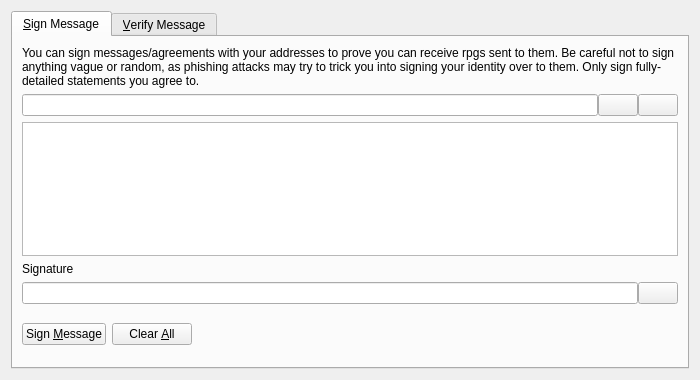
<?xml version="1.0" encoding="UTF-8"?>
<ui version="4.0">
 <class>SignVerifyMessageDialog</class>
 <widget class="QDialog" name="SignVerifyMessageDialog">
  <property name="geometry">
   <rect>
    <x>0</x>
    <y>0</y>
    <width>700</width>
    <height>380</height>
   </rect>
  </property>
  <property name="windowTitle">
   <string>Signatures - Sign / Verify a Message</string>
  </property>
  <property name="modal">
   <bool>true</bool>
  </property>
  <layout class="QVBoxLayout" name="verticalLayout">
   <item>
    <widget class="QTabWidget" name="tabWidget">
     <property name="currentIndex">
      <number>0</number>
     </property>
     <widget class="QWidget" name="tabSignMessage">
      <attribute name="title">
       <string>&amp;Sign Message</string>
      </attribute>
      <layout class="QVBoxLayout" name="verticalLayout_SM">
       <item>
        <widget class="QLabel" name="infoLabel_SM">
         <property name="text">
          <string>You can sign messages/agreements with your addresses to prove you can receive rpgs sent to them. Be careful not to sign anything vague or random, as phishing attacks may try to trick you into signing your identity over to them. Only sign fully-detailed statements you agree to.</string>
         </property>
         <property name="textFormat">
          <enum>Qt::PlainText</enum>
         </property>
         <property name="wordWrap">
          <bool>true</bool>
         </property>
        </widget>
       </item>
       <item>
        <layout class="QHBoxLayout" name="horizontalLayout_1_SM">
         <property name="spacing">
          <number>0</number>
         </property>
         <item>
          <widget class="QValidatedLineEdit" name="addressIn_SM">
           <property name="toolTip">
            <string>The RPG address to sign the message with</string>
           </property>
          </widget>
         </item>
         <item>
          <widget class="QPushButton" name="addressBookButton_SM">
           <property name="toolTip">
            <string>Choose previously used address</string>
           </property>
           <property name="text">
            <string/>
           </property>
           <property name="icon">
            <iconset resource="../rpg.qrc">
             <normaloff>:/icons/address-book</normaloff>:/icons/address-book</iconset>
           </property>
           <property name="shortcut">
            <string>Alt+A</string>
           </property>
           <property name="autoDefault">
            <bool>false</bool>
           </property>
          </widget>
         </item>
         <item>
          <widget class="QPushButton" name="pasteButton_SM">
           <property name="toolTip">
            <string>Paste address from clipboard</string>
           </property>
           <property name="text">
            <string/>
           </property>
           <property name="icon">
            <iconset resource="../rpg.qrc">
             <normaloff>:/icons/editpaste</normaloff>:/icons/editpaste</iconset>
           </property>
           <property name="shortcut">
            <string>Alt+P</string>
           </property>
           <property name="autoDefault">
            <bool>false</bool>
           </property>
          </widget>
         </item>
        </layout>
       </item>
       <item>
        <widget class="QPlainTextEdit" name="messageIn_SM">
         <property name="toolTip">
          <string>Enter the message you want to sign here</string>
         </property>
        </widget>
       </item>
       <item>
        <widget class="QLabel" name="signatureLabel_SM">
         <property name="text">
          <string>Signature</string>
         </property>
         <property name="textFormat">
          <enum>Qt::PlainText</enum>
         </property>
        </widget>
       </item>
       <item>
        <layout class="QHBoxLayout" name="horizontalLayout_2_SM">
         <property name="spacing">
          <number>0</number>
         </property>
         <item>
          <widget class="QLineEdit" name="signatureOut_SM">
           <property name="font">
            <font>
             <italic>true</italic>
            </font>
           </property>
           <property name="readOnly">
            <bool>true</bool>
           </property>
          </widget>
         </item>
         <item>
          <widget class="QPushButton" name="copySignatureButton_SM">
           <property name="toolTip">
            <string>Copy the current signature to the system clipboard</string>
           </property>
           <property name="text">
            <string/>
           </property>
           <property name="icon">
            <iconset resource="../rpg.qrc">
             <normaloff>:/icons/editcopy</normaloff>:/icons/editcopy</iconset>
           </property>
           <property name="autoDefault">
            <bool>false</bool>
           </property>
          </widget>
         </item>
        </layout>
       </item>
       <item>
        <layout class="QHBoxLayout" name="horizontalLayout_3_SM">
         <item>
          <widget class="QPushButton" name="signMessageButton_SM">
           <property name="toolTip">
            <string>Sign the message to prove you own this RPG address</string>
           </property>
           <property name="text">
            <string>Sign &amp;Message</string>
           </property>
           <property name="icon">
            <iconset resource="../rpg.qrc">
             <normaloff>:/icons/edit</normaloff>:/icons/edit</iconset>
           </property>
           <property name="autoDefault">
            <bool>false</bool>
           </property>
          </widget>
         </item>
         <item>
          <widget class="QPushButton" name="clearButton_SM">
           <property name="toolTip">
            <string>Reset all sign message fields</string>
           </property>
           <property name="text">
            <string>Clear &amp;All</string>
           </property>
           <property name="icon">
            <iconset resource="../rpg.qrc">
             <normaloff>:/icons/remove</normaloff>:/icons/remove</iconset>
           </property>
           <property name="autoDefault">
            <bool>false</bool>
           </property>
          </widget>
         </item>
         <item>
          <spacer name="horizontalSpacer_1_SM">
           <property name="orientation">
            <enum>Qt::Horizontal</enum>
           </property>
           <property name="sizeHint" stdset="0">
            <size>
             <width>40</width>
             <height>48</height>
            </size>
           </property>
          </spacer>
         </item>
         <item>
          <widget class="QLabel" name="statusLabel_SM">
           <property name="font">
            <font>
             <weight>75</weight>
             <bold>true</bold>
            </font>
           </property>
           <property name="text">
            <string/>
           </property>
           <property name="wordWrap">
            <bool>true</bool>
           </property>
          </widget>
         </item>
         <item>
          <spacer name="horizontalSpacer_2_SM">
           <property name="orientation">
            <enum>Qt::Horizontal</enum>
           </property>
           <property name="sizeHint" stdset="0">
            <size>
             <width>40</width>
             <height>48</height>
            </size>
           </property>
          </spacer>
         </item>
        </layout>
       </item>
      </layout>
     </widget>
     <widget class="QWidget" name="tabVerifyMessage">
      <attribute name="title">
       <string>&amp;Verify Message</string>
      </attribute>
      <layout class="QVBoxLayout" name="verticalLayout_VM">
       <item>
        <widget class="QLabel" name="infoLabel_VM">
         <property name="text">
          <string>Enter the receiver's address, message (ensure you copy line breaks, spaces, tabs, etc. exactly) and signature below to verify the message. Be careful not to read more into the signature than what is in the signed message itself, to avoid being tricked by a man-in-the-middle attack. Note that this only proves the signing party receives with the address, it cannot prove sendership of any transaction!</string>
         </property>
         <property name="textFormat">
          <enum>Qt::PlainText</enum>
         </property>
         <property name="alignment">
          <set>Qt::AlignLeading|Qt::AlignLeft|Qt::AlignTop</set>
         </property>
         <property name="wordWrap">
          <bool>true</bool>
         </property>
        </widget>
       </item>
       <item>
        <layout class="QHBoxLayout" name="horizontalLayout_1_VM">
         <property name="spacing">
          <number>0</number>
         </property>
         <item>
          <widget class="QValidatedLineEdit" name="addressIn_VM">
           <property name="toolTip">
            <string>The RPG address the message was signed with</string>
           </property>
          </widget>
         </item>
         <item>
          <widget class="QPushButton" name="addressBookButton_VM">
           <property name="toolTip">
            <string>Choose previously used address</string>
           </property>
           <property name="text">
            <string/>
           </property>
           <property name="icon">
            <iconset resource="../rpg.qrc">
             <normaloff>:/icons/address-book</normaloff>:/icons/address-book</iconset>
           </property>
           <property name="shortcut">
            <string>Alt+A</string>
           </property>
           <property name="autoDefault">
            <bool>false</bool>
           </property>
          </widget>
         </item>
        </layout>
       </item>
       <item>
        <widget class="QPlainTextEdit" name="messageIn_VM"/>
       </item>
       <item>
        <widget class="QValidatedLineEdit" name="signatureIn_VM"/>
       </item>
       <item>
        <layout class="QHBoxLayout" name="horizontalLayout_2_VM">
         <item>
          <widget class="QPushButton" name="verifyMessageButton_VM">
           <property name="toolTip">
            <string>Verify the message to ensure it was signed with the specified RPG address</string>
           </property>
           <property name="text">
            <string>Verify &amp;Message</string>
           </property>
           <property name="icon">
            <iconset resource="../rpg.qrc">
             <normaloff>:/icons/transaction_0</normaloff>:/icons/transaction_0</iconset>
           </property>
           <property name="autoDefault">
            <bool>false</bool>
           </property>
          </widget>
         </item>
         <item>
          <widget class="QPushButton" name="clearButton_VM">
           <property name="toolTip">
            <string>Reset all verify message fields</string>
           </property>
           <property name="text">
            <string>Clear &amp;All</string>
           </property>
           <property name="icon">
            <iconset resource="../rpg.qrc">
             <normaloff>:/icons/remove</normaloff>:/icons/remove</iconset>
           </property>
           <property name="autoDefault">
            <bool>false</bool>
           </property>
          </widget>
         </item>
         <item>
          <spacer name="horizontalSpacer_1_VM">
           <property name="orientation">
            <enum>Qt::Horizontal</enum>
           </property>
           <property name="sizeHint" stdset="0">
            <size>
             <width>40</width>
             <height>48</height>
            </size>
           </property>
          </spacer>
         </item>
         <item>
          <widget class="QLabel" name="statusLabel_VM">
           <property name="font">
            <font>
             <weight>75</weight>
             <bold>true</bold>
            </font>
           </property>
           <property name="text">
            <string/>
           </property>
           <property name="wordWrap">
            <bool>true</bool>
           </property>
          </widget>
         </item>
         <item>
          <spacer name="horizontalSpacer_2_VM">
           <property name="orientation">
            <enum>Qt::Horizontal</enum>
           </property>
           <property name="sizeHint" stdset="0">
            <size>
             <width>40</width>
             <height>48</height>
            </size>
           </property>
          </spacer>
         </item>
        </layout>
       </item>
      </layout>
     </widget>
    </widget>
   </item>
  </layout>
 </widget>
 <customwidgets>
  <customwidget>
   <class>QValidatedLineEdit</class>
   <extends>QLineEdit</extends>
   <header>qvalidatedlineedit.h</header>
  </customwidget>
 </customwidgets>
 <resources>
  <include location="../rpg.qrc"/>
 </resources>
 <connections/>
</ui>
